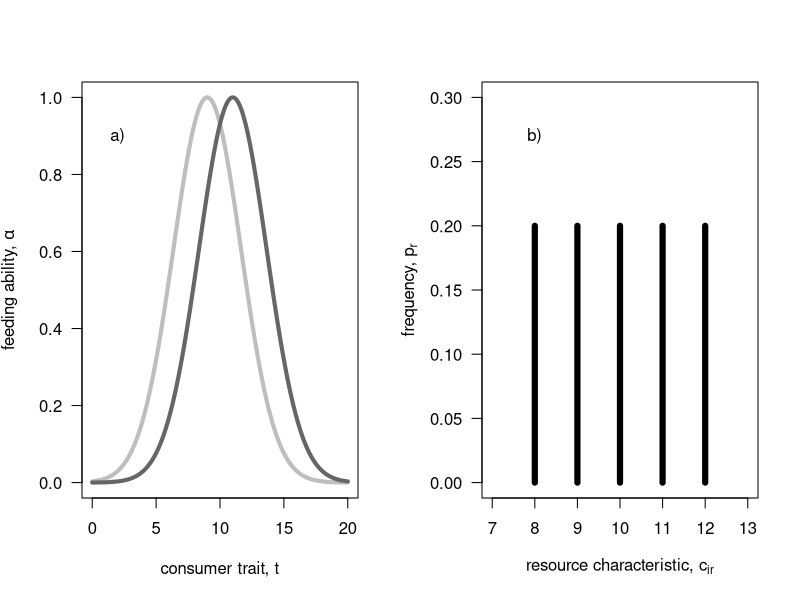
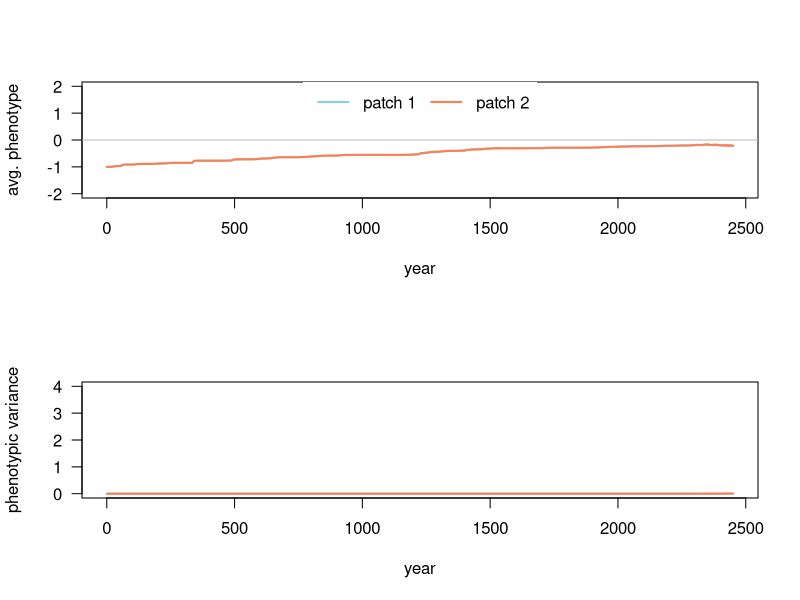
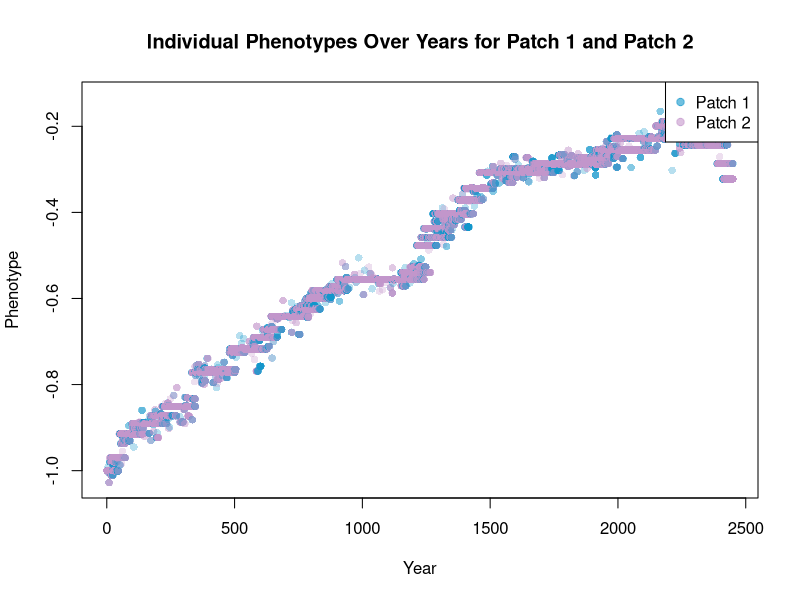
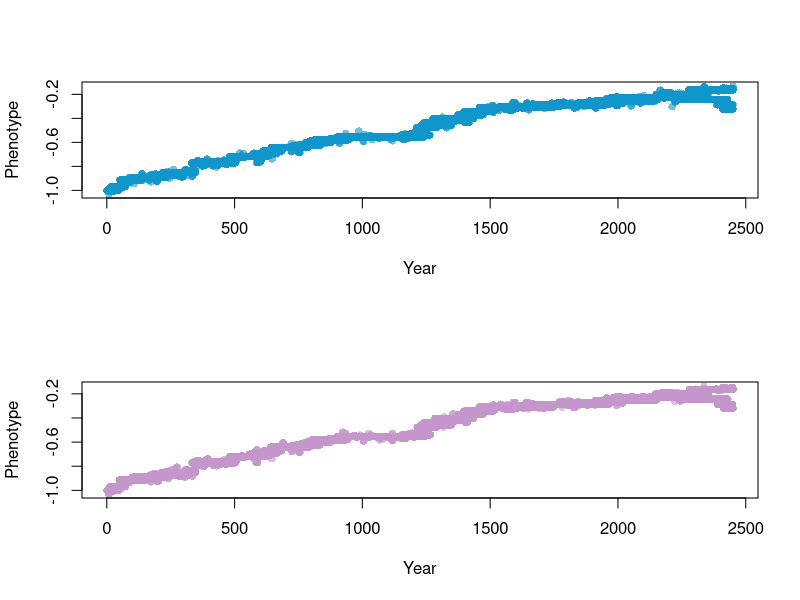

Recreate these plots in R, in order. (Note: this script raises an error after producing the figures.)

rm(list=ls())  #removes stuff from environment.
# plot resource distribution            ----
par(mfrow=c(1,2))
z <- seq(0,20,0.01); omega<-7
plot( x=z, y=exp(- (z-9)^2 / (2 * omega)), lwd=4, col="gray", las=1, ylim=c(0,1), xlab="consumer trait, t", ylab=expression(paste("feeding ability, ",alpha)), type="l")
lines(x=z, y=exp(- (z-11)^2 / (2 * omega)), lwd=4, col="gray40")
text(x=2, y=0.9*1, "a)")

ct <- 8:12
plot(x=ct, y=rep.int(0.2, 5), las=1, ylab=expression(paste("frequency, ", p[r])), xlab=expression(paste("resource characteristic, ", c[i][,][r])), type="h", lwd=6, xlim=c(7,13), ylim=c(0,0.3))
text(x=8, y=0.30*0.9, "b)")

par(mfrow=c(1,1))

# define simulation function            ----
resourceCompetition <- function(resProp, resFreq, popSize, resGen=1, mutProb=0.001, mutVar=0.1, years=200, iniPmean=5, iniPvar=0.05, dispProb=0.5){

  # initialize population ......................................
  pop           <- matrix(NA, ncol=3, nrow=sum(popSize))      #NA is used here to preallocate memory for each entry while still not filling them with a value. 
  colnames(pop) <- c("patch", "pheno", "fec")
  
  pop[,1] <- c(rep.int(1,popSize[1]), rep.int(2, popSize[2]))
  pop[,2] <- iniPmean #rnorm(n=sum(popSize), mean=iniPmean, sd=0.05)
  
  stats         <- NULL
  phenotype <- matrix(NA, ncol=3, nrow=0)   # creates a matrix to store all phenotype values of all individuals in.
  colnames(phenotype) <- c("year", "patch", "phenotype")
  
  for(t in 1:years){
    
    # compute fecundity proxy ----
    # compute alpha - patch 1 ............................................................
    patch1    <- pop[pop[,1]==1,]   #This extracts all values in the pop matrix where the patch=1, i.e. they belong to patch 1. So all the rows with patch =2 are removed
    alphaSum1 <- NULL
    alpha1    <- NULL
    for(r in 1:ncol(resProp)){ # r<-1 # loop through each resource
      
      rp <- resProp[1,r]                                 # resource property 
      
      alpha     <- exp(-(patch1[,2]-rp)^2/ (2*resGen[1,1]) )  # compute all alphas
      alpha1    <- cbind(alpha1, alpha)                  # store all alphas
      alphaSum1 <- c(alphaSum1, sum(alpha) )             # store the sum over all alphas
      
    }
    
    # fec - patch 1 ............................................................
    for(i in 1:nrow(patch1)){
      
      fec <- 0
      for(r in 1:ncol(resProp)){ # r<-1; i<-1
        
        pi  <- resFreq[1,r]
        fec <- fec + pi * (alpha1[i,r]/alphaSum1[r])
        
      }
      patch1[i,3] <- fec
      
    }
    
    # alpha - patch 2 ............................................................
    patch2    <- pop[pop[,1]==2,]
    alphaSum2 <- NULL
    alpha2    <- NULL
    for(r in 1:ncol(resProp)){ # r<-1
      
      alpha     <- exp(-(patch2[,2]-resProp[2,r])^2/ (2*resGen[2,1]) )
      alpha2    <- cbind(alpha2, alpha)
      alphaSum2 <- c(alphaSum2, sum(alpha) )
      
    }
    
    # fec - patch 2 ............................................................
    for(i in 1:nrow(patch2)){
      
      fec <- 0
      for(r in 1:ncol(resProp)){ # r<-1; i<-1
        
        fec <- fec + resFreq[2,r]*alpha2[i,r]/alphaSum2[r]
        
      }
      patch2[i,3] <- fec
      
    }
    
    # create next generation  ----
    patch1new     <- patch1[sample(size=popSize[1], x=1:nrow(patch1),prob=patch1[,3], replace=T),]
    patch1new[,3] <- NA
    
    patch2new     <- patch2[sample(size=popSize[2], x=1:nrow(patch2),prob=patch2[,3], replace=T),]
    patch2new[,3] <- NA
    
    pop <- rbind(patch1new, patch2new)
    
    # mutate new generation   ----
    for(i in 1:nrow(pop)){
      
      if(runif(n=1, min=0, max=1)<=mutProb){
        
        pop[i,2] <- pop[i,2] + rnorm(n=1, mean=0, sd=mutVar)
        # print("mutation!")
        
      }
    }
    
    # dispersal               ----
    dispInds <- runif(n=nrow(pop))<dispProb
    dispInds <- which(dispInds==TRUE)
    if(length(dispInds)>=1){
      for(i in 1:length(dispInds)){
        if(pop[dispInds[i],1]==1){
          pop[dispInds[i],1] <- 2
        } else {
          pop[dispInds[i],1] <- 1
        }
      }
    }
    
    # extract stats           ----
    patch1    <- pop[pop[,1]==1,]
    patch2    <- pop[pop[,1]==2,]
    
    stats <- rbind( stats, c(t, mean(patch1[,2]), var(patch1[,2]), mean(patch2[,2]), var(patch2[,2]))) 
    #extract phenotypes of each individual each year
    phenotypes_patch1 <- cbind(rep(t, nrow(patch1)), rep(1, nrow(patch1)), patch1[,2])
    phenotypes_patch2 <- cbind(rep(t, nrow(patch2)), rep(2, nrow(patch2)), patch2[,2])
    
    phenotype <- rbind(phenotype, phenotypes_patch1, phenotypes_patch2)
  }
  
  # return output stats .............................................
  colnames(stats) <- c("year", "mean1", "var1", "mean2", "var2")
  colnames(phenotype) <- c("year", "patch", "phenotype")
  return(list(stats=stats, phenotype=phenotype))  #returns both the stats and the phenotype
  
}

# first test run                        ----
resource.frequency <- c(0.1,0.2,0.4,0.2,0.1,  #res. freq. of patch 1
                        0.1,0.2,0.4,0.2,0.1) #res. freq. pf patch 2
resource.property<- c(-2,-1,0,1,2,  #res. property of patch 1
                        -2, -1, 0, 1, 2) #res. property pf patch 2

resFreqMatrix <- matrix(resource.frequency, nrow=2, ncol=5, byrow = TRUE); row.names(resFreqMatrix)<-c("patch1", "patch2")
resPropMatrix <- matrix(resource.property, nrow=2, ncol=5, byrow = TRUE)          ; row.names(resPropMatrix)<-c("patch1", "patch2")


output <- resourceCompetition(resProp=resPropMatrix, resFreq=resFreqMatrix, popSize=c(100, 100), resGen=matrix(c(0.1,0.1),ncol=1, nrow=2), mutProb=0.001, mutVar=0.02, years=2450, iniPmean=-1, dispProb = 0.2)

data <- output$stats

#For plotting "stats":

par(mfrow=c(2,1))
plot( x=data[,1], y=data[,2], lwd=2, col="skyblue", type="l", ylim=c(-2,2), las=1, xlab="year", ylab="avg. phenotype")
lines(x=data[,1], y=data[,4], lwd=2, col="coral"); abline(h=0, col="gray", lty=1)
legend("top", legend=c("patch 1", "patch 2"), lwd=2, lty=1, col=c("skyblue", "coral"), box.col="transparent", horiz=TRUE)

plot( x=data[,1], y=data[,3], lwd=2, col="skyblue", type="l", ylim=c(0,4), las=1, xlab="year", ylab="phenotypic variance")
lines(x=data[,1], y=data[,5], lwd=2, col="coral")
par(mfrow=c(1,1))

#Plotting "phenotypes":

phenotype_data <- output$phenotype 

patch1_phenotype <- phenotype_data[phenotype_data[, 2] == 1, ]

patch2_phenotype <- phenotype_data[phenotype_data[,2]==2, ]




# Create a scatter plot of individual phenotypes

par(mfrow=c(1,1))
#Two colors, one per patch

colors <- rgb((phenotype_data[,2]-0.9)*0.7,0.59,0.8, alpha =0.3)    #Creates a vector of characters that have two different color identities based on patch idenity.

plot(phenotype_data[,1], phenotype_data[,3], pch=16, col=colors, xlab="Year", ylab="Phenotype")

#one color, for computational purposes
#plot(phenotype_data[,1], phenotype_data[,3], pch=16, col=rgb(0.8, 0.59, 0.8, alpha=0.3), xlab="Year", ylab="Phenotype")

# Add a legend to distinguish between patches
legend("topright", legend=c("Patch 1", "Patch 2"), col=c(rgb((1-0.9)*0.7,0.59,0.8, alpha =0.6), rgb((2-0.9)*0.7,0.59,0.8, alpha =0.6)), pch=19)

# Add a title to the plot
title("Individual Phenotypes Over Years for Patch 1 and Patch 2")


#One plot per patch

par(mfrow=c(2,1))

plot(patch1_phenotype[,1], patch1_phenotype[,3], pch=16, col=rgb((1-0.9)*0.7,0.59,0.8, alpha =0.6), xlab="Year", ylab="Phenotype")

plot(patch2_phenotype[,1], patch2_phenotype[,3], pch=16, col=rgb((2-0.9)*0.7,0.59,0.8, alpha =0.6), xlab="Year", ylab="Phenotype")




# explore parameters with replicates    ----
propVal    <- c(0.25, 0.4, 0.50, 0.55, 0.6, 0.7, 1.00)
propVar <- NULL

for(i in 1:length(propVal)){ # i<-1
  propVar    <- c(propVar, sum(((-2:2)*propVal[i]-0)^2)/5 )
}

dataP_mean <- NULL
dataP_sd   <- NULL
for(p in 1:length(propVal)){
  dataR_mean <- NULL
  dataR_sd   <- NULL
  for(r in 1:2){ 
    data       <- resourceCompetition(resProp=resPropMatrix*propVal[p], 
                                      resFreq=resFreqMatrix, 
                                      resGen=matrix(c(0.5,0.5),ncol=1, nrow=2), 
                                      mutProb=0.005, mutVar=0.5, 
                                      popSize=c(1000, 1000), 
                                      years=250, iniPmean=1)[250, ,drop=F]
    dataR_mean <- c( dataR_mean, mean(c(data[,2], data[,4])) )
    dataR_sd   <- c( dataR_sd  , mean(c(data[,3], data[,5])) )
  }
  dataP_mean <- rbind(dataP_mean, c(propVar[p], mean(dataR_mean), max(dataR_mean), min(dataR_mean)))
  dataP_sd   <- rbind(dataP_sd  , c(propVar[p], mean(dataR_sd)  , max(dataR_sd)  , min(dataR_sd)))
  print(p)
  
}
colnames(dataP_mean) <- c("resource var", "mean z", "max z"     , "min z")
colnames(dataP_sd)   <- c("resource var", "mean z", "max var(z)", "min var(z)")

# plot  .......................
par(mfrow=c(2,1))
plot(x=dataP_mean[,1], y=dataP_mean[,2], lwd=2, type="o", las=1, xlab="resource variation", ylab="mean phenotype", ylim=c(-1,1), xlim=c(0,max(dataP_sd[,1])))
lines(x=dataP_mean[,1], y=dataP_mean[,3], lwd=2, col="gray")
lines(x=dataP_mean[,1], y=dataP_mean[,4], lwd=2, col="gray")
abline(h=0, col="gray", lty=3)

plot(x=dataP_sd[,1], y=dataP_sd[,2], lwd=2, type="o", las=1, xlab="resource variation", ylab="phenotypic variance", ylim=c(0,2), xlim=c(0,max(dataP_sd[,1])))
lines(x=dataP_sd[,1], y=dataP_sd[,3], lwd=2, col="gray")
lines(x=dataP_sd[,1], y=dataP_sd[,4], lwd=2, col="gray")
abline(v=0.5, col="dodgerblue", lwd=2, lty=3)
legend("top", legend=c("resource generalism"), lty=3, lwd=2,col="dodgerblue", box.col="transparent")
